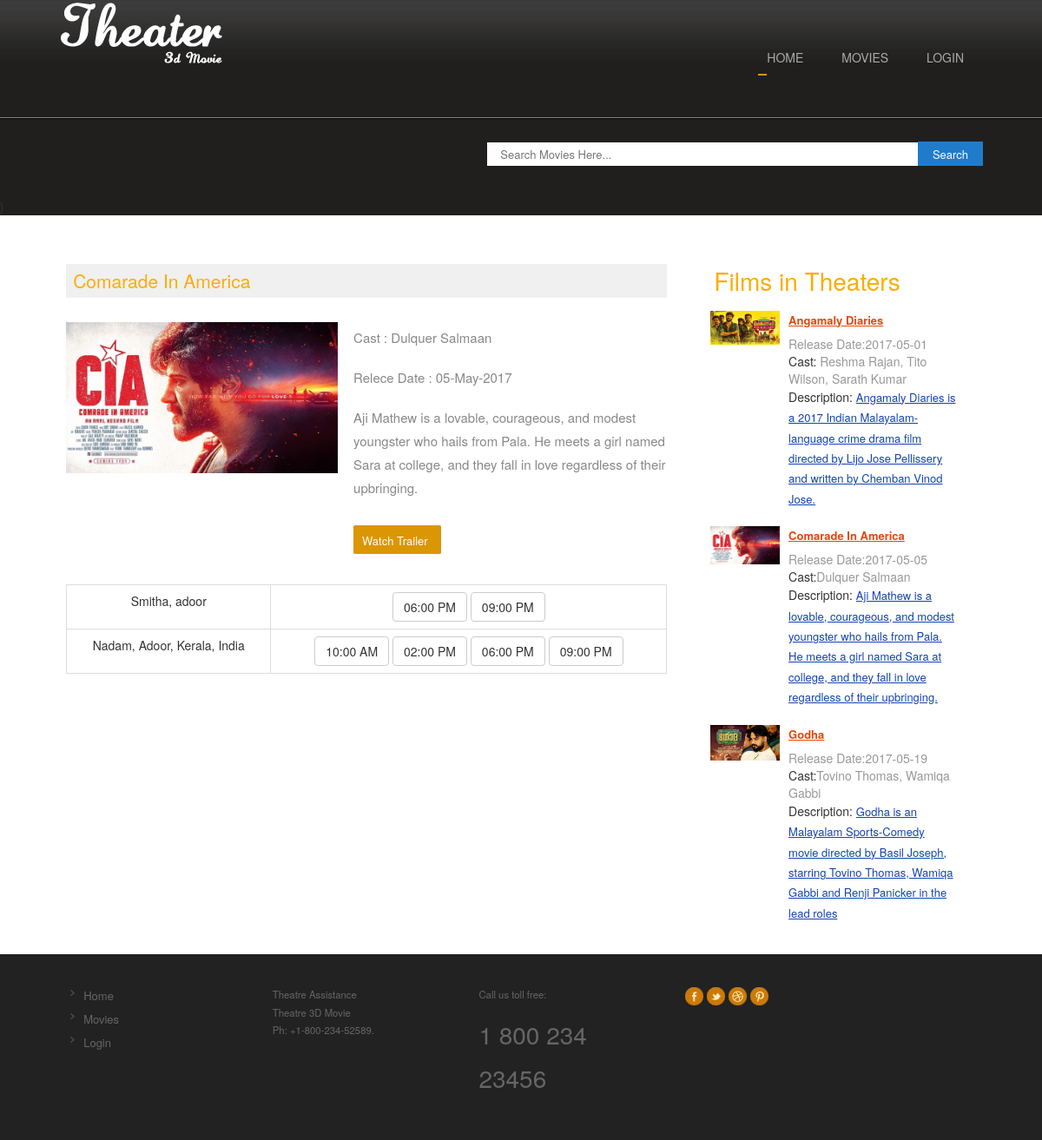
/about.php?id=2, run on the app's committed database.
### tables this page shows
CREATE TABLE IF NOT EXISTS `tbl_movie` (
  `movie_id` int(11) NOT NULL AUTO_INCREMENT,
  `t_id` int(11) NOT NULL COMMENT 'theatre id',
  `movie_name` varchar(100) NOT NULL,
  `cast` varchar(500) NOT NULL,
  `desc` varchar(1000) NOT NULL,
  `release_date` date NOT NULL,
  `image` varchar(200) NOT NULL,
  `video_url` varchar(200) NOT NULL,
  `status` int(1) NOT NULL COMMENT '0 means active ',
  PRIMARY KEY (`movie_id`)
);

CREATE TABLE IF NOT EXISTS `tbl_theatre` (
  `id` int(11) NOT NULL AUTO_INCREMENT,
  `name` varchar(100) NOT NULL,
  `address` varchar(100) NOT NULL,
  `place` varchar(100) NOT NULL,
  `state` varchar(50) NOT NULL,
  `pin` int(11) NOT NULL,
  PRIMARY KEY (`id`)
);

CREATE TABLE IF NOT EXISTS `tbl_shows` (
  `s_id` int(11) NOT NULL AUTO_INCREMENT,
  `st_id` int(11) NOT NULL COMMENT 'show time id',
  `theatre_id` int(11) NOT NULL,
  `movie_id` int(11) NOT NULL,
  `start_date` date NOT NULL,
  `status` int(11) NOT NULL COMMENT '1 means show available',
  `r_status` int(11) NOT NULL,
  PRIMARY KEY (`s_id`)
);

CREATE TABLE IF NOT EXISTS `tbl_show_time` (
  `st_id` int(11) NOT NULL AUTO_INCREMENT,
  `screen_id` int(11) NOT NULL,
  `name` varchar(40) NOT NULL COMMENT 'noon,second,etc',
  `start_time` time NOT NULL,
  PRIMARY KEY (`st_id`)
);

### about.php (the view, shortened to what this page needs)
<?php include('header.php');
	$qry2=mysqli_query($con,"select * from tbl_movie where movie_id='".$_GET['id']."'");
	$movie=mysqli_fetch_array($qry2);
	?>
<div class="content">
	<div class="wrap">
		<div class="content-top">
				<div class="section group">
					<div class="about span_1_of_2">
						<h3><?php echo $movie['movie_name']; ?></h3>
							<div class="about-top">
								<div class="grid images_3_of_2">
									<img src="<?php echo $movie['image']; ?>" alt=""/>
								</div>
								<div class="desc span_3_of_2">
									<p class="p-link" style="font-size:15px">Cast : <?php echo $movie['cast']; ?></p>
									<p class="p-link" style="font-size:15px">Relece Date : <?php echo date('d-M-Y',strtotime($movie['release_date'])); ?></p>
									<p style="font-size:15px"><?php echo $movie['desc']; ?></p>
									<a href="<?php echo $movie['video_url']; ?>" target="_blank" class="watch_but">Watch Trailer</a>
								</div>
							</div>
							<?php $s=mysqli_query($con,"select DISTINCT theatre_id from tbl_shows where movie_id='".$movie['movie_id']."'");
							if(mysqli_num_rows($s))
							{?>
							<table class="table table-hover table-bordered text-center">
							<?php
								while($shw=mysqli_fetch_array($s))
								{
									$t=mysqli_query($con,"select * from tbl_theatre where id='".$shw['theatre_id']."'");
									$theatre=mysqli_fetch_array($t);
									?>
									<tr>
										<td>
											<?php echo $theatre['name'].", ".$theatre['place'];?>
										</td>
										<td>
											<?php $tr=mysqli_query($con,"select * from tbl_shows where movie_id='".$movie['movie_id']."' and theatre_id='".$shw['theatre_id']."'");
											while($shh=mysqli_fetch_array($tr))
											{
												$ttm=mysqli_query($con,"select  * from tbl_show_time where st_id='".$shh['st_id']."'");
												$ttme=mysqli_fetch_array($ttm);
												?>
												<a href="check_login.php?show=<?php echo $shh['s_id'];?>&movie=<?php echo $shh['movie_id'];?>&theatre=<?php echo $shw['theatre_id'];?>"><button class="btn btn-default"><?php echo date('h:i A',strtotime($ttme['start_time']));?></button></a>
												<?php
											}
											?>
										</td>
									</tr>
									<?php
								}
							?>
						</table>
							<?php
							}
							else
							{
								?>
								<h3>No Show Available</h3>
								<?php
							}
							?>
					</div>
				<?php include('movie_sidebar.php');?>
			</div>
			</div>
	</div>
</div>
<?php include('footer.php');?>

### movie_sidebar.php (shortened to what this page needs)
<div class="listview_1_of_3 images_1_of_3">
	<h3>Films in Theaters</h3>
	<?php
      	$qry2=mysqli_query($con,"select * from  tbl_movie where status='0' order by rand() limit 3");
      	  while($m=mysqli_fetch_array($qry2))
               {
                ?>
        <div class="content-left">
	<div class="listimg listimg_1_of_2">
		 <a href="about.php?id=<?php echo $m['movie_id'];?>"><img src="<?php echo $m['image'];?>"></a>
	</div>
	<div class="text list_1_of_2">
		  <div class="extra-wrap1">
                                     <a href="about.php?id=<?php echo $m['movie_id'];?>" class="link4"><?php echo $m['movie_name'];?></a><br>
                                    <span class="data">Release Date:<?php echo $m['release_date'];?></span><br>
                                    Cast:<Span class="data"><?php echo $m['cast'];?></span><br>
                                    Description: <span" class="color2"><?php echo $m['desc'];?></span><br>
                                </div>
	</div>
</div>
   <?php
   	}
   	?>
</div>

### css/style.css (style rules this page uses)
html,body,div,span,applet,object,iframe,h1,h2,h3,h4,h5,h6,p,blockquote,pre,a,abbr,acronym,address,big,cite,code,del,dfn,em,img,ins,kbd,q,s,samp,small,strike,strong,sub,sup,tt,var,b,u,i,dl,dt,dd,ol,nav ul,nav li,fieldset,form,label,legend,table,caption,tbody,tfoot,thead,tr,th,td,article,aside,canvas,details,embed,figure,figcaption,footer,header,hgroup,menu,nav,output,ruby,section,summary,time,mark,audio,video { margin:0;padding:0;border:0;font-size:100%;font:inherit;vertical-align:baseline; }
table { border-collapse:collapse;border-spacing:0; }
a { text-decoration:none; }
img { max-width:100%; }
body { font-family: 'AmbleRegular'; background:#fff; }
.wrap { width:80%; margin:0 auto; }
.group:after { visibility: hidden; display: block; content: ""; clear: both; height: 0; }
.content { background:#fff; padding: 20px 0; }
.listview_1_of_3 { display: block; float:left; margin: 0% 0 0% 1.6%; }
.listview_1_of_3 h3 { color:#FCAC03; font-size:2em; margin-bottom:5%; }
.data { color: #989898; margin-bottom: 1px; }
.listimg { display: block; float:left; }
.text { display: block; float:left; margin: 0% 0 7% 3.6%; }
.images_1_of_3 { width: 29.2%; padding:1.5%; }
.listimg_1_of_2 { width:28.2%; }
.list_1_of_2 { width: 68.2%; }
.images_1_of_3 img { max-width:100%; display:block; }
.link4 { font-weight: bold; color: #E3480B; display: inline-block; font-size: 13px; margin-bottom: 4%; text-decoration:underline; }
.color2 { text-decoration: underline; font-size:13px; line-height:1.8em; color:#1344B0; }
.content-top h3 { color: #FCAC03; font-size: 2em; padding: 1.5%; }
.about { display: block; float:left; }
.about:first-child { margin-left: 0; }
.desc { display: block; float:left; margin: 0% 0 0% 2.6%; }
.span_1_of_2 { width: 67.1%; padding:1.5%; }
.images_3_of_2 { width: 45.2%; float: left; }
.span_3_of_2 { width: 52.2%; }
.images_3_of_2 img { max-width:100%; display:block; }
.span_3_of_2 p { font-size:0.8125em; padding:0.3em 0; color: #888; line-height: 1.8em; }
.watch_but { display: inline-block; background:#DB9603; position: relative; border-radius: 2px; font-size: 13px; line-height: 11px; color: #FFF; border-bottom: 1px solid #DB9603; border-right: 1px solid #DB9603; margin: 15px 0 0; padding:12px 14px 9px 10px; }
.about-top { margin-bottom:5%; }
a { color:#888; font-size:13px; line-height:1.5em; }
.span_1_of_2 h3 { color:#FCAC03; font-size:1.5em; margin-bottom:4%; background:#f0f0f0; padding: 8px; }
@media only screen and (max-width:1280px) and (min-width:1024px) { .wrap { width:90%; } }

### footer.php (style rules this page uses)
.content { padding-bottom:0px !important; }

### data on the page
tbl_movie: movie_name "Comarade In America", image (picture), cast "Dulquer Salmaan", release_date "05-May-2017", desc "Aji Mathew is a lovable, courageous, and modest youngster who hails from Pala. He meets a girl named Sara at college, and they fall in love regardless of their upbringing.", release_date "2017-05-05"
tbl_theatre: name "Smitha", place "adoor"
tbl_shows: st.start_time "06:00 PM"
tbl_shows: st.start_time "09:00 PM"
tbl_theatre: name "Nadam", place "Adoor, Kerala, India"
tbl_shows: st.start_time "10:00 AM"
tbl_shows: st.start_time "02:00 PM"
tbl_shows: st.start_time "06:00 PM"
tbl_shows: st.start_time "09:00 PM"
tbl_movie: image (picture), movie_name "Angamaly Diaries", release_date "2017-05-01", cast "Reshma Rajan, Tito Wilson, Sarath Kumar", desc "Angamaly Diaries is a 2017 Indian Malayalam-language crime drama film directed by Lijo Jose Pellissery and written by Chemban Vinod Jose."
tbl_movie: image (picture), movie_name "Godha", release_date "2017-05-19", cast "Tovino Thomas, Wamiqa Gabbi", desc "Godha is an Malayalam Sports-Comedy movie directed by Basil Joseph, starring Tovino Thomas, Wamiqa Gabbi and Renji Panicker in the lead roles"
